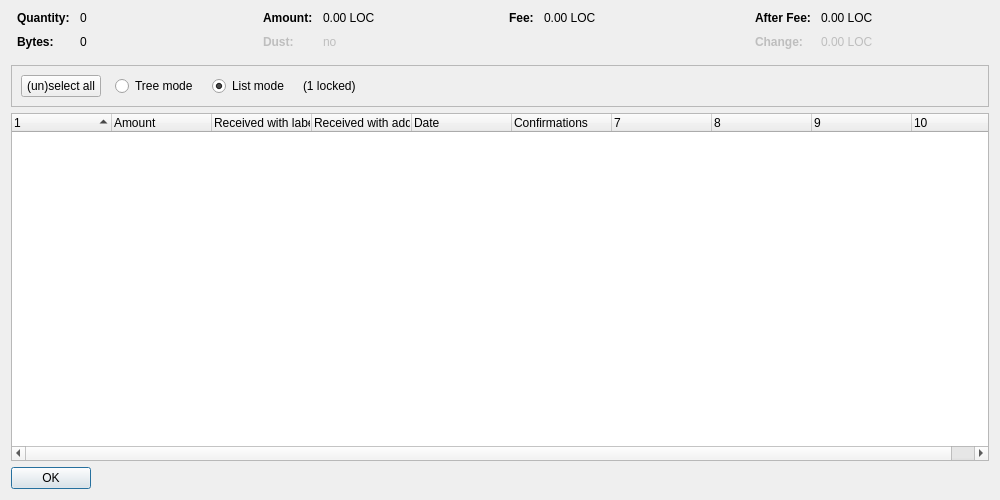
<?xml version="1.0" encoding="UTF-8"?>
<ui version="4.0">
 <class>CoinControlDialog</class>
 <widget class="QDialog" name="CoinControlDialog">
  <property name="geometry">
   <rect>
    <x>0</x>
    <y>0</y>
    <width>1000</width>
    <height>500</height>
   </rect>
  </property>
  <property name="windowTitle">
   <string>Coin Selection</string>
  </property>
  <layout class="QVBoxLayout" name="verticalLayout">
   <item>
    <layout class="QHBoxLayout" name="horizontalLayoutTop" stretch="0,0,0,0">
     <property name="topMargin">
      <number>0</number>
     </property>
     <property name="bottomMargin">
      <number>10</number>
     </property>
     <item>
      <layout class="QFormLayout" name="formLayoutCoinControl1">
       <property name="horizontalSpacing">
        <number>10</number>
       </property>
       <property name="verticalSpacing">
        <number>10</number>
       </property>
       <property name="leftMargin">
        <number>6</number>
       </property>
       <property name="rightMargin">
        <number>6</number>
       </property>
       <item row="0" column="0">
        <widget class="QLabel" name="labelCoinControlQuantityText">
         <property name="font">
          <font>
           <weight>75</weight>
           <bold>true</bold>
          </font>
         </property>
         <property name="text">
          <string>Quantity:</string>
         </property>
        </widget>
       </item>
       <item row="0" column="1">
        <widget class="QLabel" name="labelCoinControlQuantity">
         <property name="cursor">
          <cursorShape>IBeamCursor</cursorShape>
         </property>
         <property name="contextMenuPolicy">
          <enum>Qt::ActionsContextMenu</enum>
         </property>
         <property name="text">
          <string notr="true">0</string>
         </property>
         <property name="textInteractionFlags">
          <set>Qt::LinksAccessibleByMouse|Qt::TextSelectableByKeyboard|Qt::TextSelectableByMouse</set>
         </property>
        </widget>
       </item>
       <item row="1" column="0">
        <widget class="QLabel" name="labelCoinControlBytesText">
         <property name="font">
          <font>
           <weight>75</weight>
           <bold>true</bold>
          </font>
         </property>
         <property name="text">
          <string>Bytes:</string>
         </property>
        </widget>
       </item>
       <item row="1" column="1">
        <widget class="QLabel" name="labelCoinControlBytes">
         <property name="cursor">
          <cursorShape>IBeamCursor</cursorShape>
         </property>
         <property name="contextMenuPolicy">
          <enum>Qt::ActionsContextMenu</enum>
         </property>
         <property name="text">
          <string notr="true">0</string>
         </property>
         <property name="textInteractionFlags">
          <set>Qt::LinksAccessibleByMouse|Qt::TextSelectableByKeyboard|Qt::TextSelectableByMouse</set>
         </property>
        </widget>
       </item>
      </layout>
     </item>
     <item>
      <layout class="QFormLayout" name="formLayoutCoinControl2">
       <property name="horizontalSpacing">
        <number>10</number>
       </property>
       <property name="verticalSpacing">
        <number>10</number>
       </property>
       <property name="leftMargin">
        <number>6</number>
       </property>
       <property name="rightMargin">
        <number>6</number>
       </property>
       <item row="0" column="0">
        <widget class="QLabel" name="labelCoinControlAmountText">
         <property name="font">
          <font>
           <weight>75</weight>
           <bold>true</bold>
          </font>
         </property>
         <property name="text">
          <string>Amount:</string>
         </property>
        </widget>
       </item>
       <item row="0" column="1">
        <widget class="QLabel" name="labelCoinControlAmount">
         <property name="cursor">
          <cursorShape>IBeamCursor</cursorShape>
         </property>
         <property name="contextMenuPolicy">
          <enum>Qt::ActionsContextMenu</enum>
         </property>
         <property name="text">
          <string notr="true">0.00 LOC</string>
         </property>
         <property name="textInteractionFlags">
          <set>Qt::LinksAccessibleByMouse|Qt::TextSelectableByKeyboard|Qt::TextSelectableByMouse</set>
         </property>
        </widget>
       </item>
       <item row="1" column="0">
        <widget class="QLabel" name="labelCoinControlLowOutputText">
         <property name="enabled">
          <bool>false</bool>
         </property>
         <property name="font">
          <font>
           <weight>75</weight>
           <bold>true</bold>
          </font>
         </property>
         <property name="text">
          <string>Dust:</string>
         </property>
        </widget>
       </item>
       <item row="1" column="1">
        <widget class="QLabel" name="labelCoinControlLowOutput">
         <property name="enabled">
          <bool>false</bool>
         </property>
         <property name="cursor">
          <cursorShape>IBeamCursor</cursorShape>
         </property>
         <property name="contextMenuPolicy">
          <enum>Qt::ActionsContextMenu</enum>
         </property>
         <property name="text">
          <string notr="true">no</string>
         </property>
         <property name="textInteractionFlags">
          <set>Qt::LinksAccessibleByMouse|Qt::TextSelectableByKeyboard|Qt::TextSelectableByMouse</set>
         </property>
        </widget>
       </item>
      </layout>
     </item>
     <item>
      <layout class="QFormLayout" name="formLayoutCoinControl3">
       <property name="horizontalSpacing">
        <number>10</number>
       </property>
       <property name="verticalSpacing">
        <number>10</number>
       </property>
       <property name="leftMargin">
        <number>6</number>
       </property>
       <property name="rightMargin">
        <number>6</number>
       </property>
       <item row="0" column="0">
        <widget class="QLabel" name="labelCoinControlFeeText">
         <property name="font">
          <font>
           <weight>75</weight>
           <bold>true</bold>
          </font>
         </property>
         <property name="text">
          <string>Fee:</string>
         </property>
        </widget>
       </item>
       <item row="0" column="1">
        <widget class="QLabel" name="labelCoinControlFee">
         <property name="cursor">
          <cursorShape>IBeamCursor</cursorShape>
         </property>
         <property name="contextMenuPolicy">
          <enum>Qt::ActionsContextMenu</enum>
         </property>
         <property name="text">
          <string notr="true">0.00 LOC</string>
         </property>
         <property name="textInteractionFlags">
          <set>Qt::LinksAccessibleByMouse|Qt::TextSelectableByKeyboard|Qt::TextSelectableByMouse</set>
         </property>
        </widget>
       </item>
      </layout>
     </item>
     <item>
      <layout class="QFormLayout" name="formLayoutCoinControl4">
       <property name="horizontalSpacing">
        <number>10</number>
       </property>
       <property name="verticalSpacing">
        <number>10</number>
       </property>
       <property name="leftMargin">
        <number>6</number>
       </property>
       <property name="rightMargin">
        <number>6</number>
       </property>
       <item row="0" column="0">
        <widget class="QLabel" name="labelCoinControlAfterFeeText">
         <property name="font">
          <font>
           <weight>75</weight>
           <bold>true</bold>
          </font>
         </property>
         <property name="text">
          <string>After Fee:</string>
         </property>
        </widget>
       </item>
       <item row="0" column="1">
        <widget class="QLabel" name="labelCoinControlAfterFee">
         <property name="cursor">
          <cursorShape>IBeamCursor</cursorShape>
         </property>
         <property name="contextMenuPolicy">
          <enum>Qt::ActionsContextMenu</enum>
         </property>
         <property name="text">
          <string notr="true">0.00 LOC</string>
         </property>
         <property name="textInteractionFlags">
          <set>Qt::LinksAccessibleByMouse|Qt::TextSelectableByKeyboard|Qt::TextSelectableByMouse</set>
         </property>
        </widget>
       </item>
       <item row="1" column="0">
        <widget class="QLabel" name="labelCoinControlChangeText">
         <property name="enabled">
          <bool>false</bool>
         </property>
         <property name="font">
          <font>
           <weight>75</weight>
           <bold>true</bold>
          </font>
         </property>
         <property name="text">
          <string>Change:</string>
         </property>
        </widget>
       </item>
       <item row="1" column="1">
        <widget class="QLabel" name="labelCoinControlChange">
         <property name="enabled">
          <bool>false</bool>
         </property>
         <property name="cursor">
          <cursorShape>IBeamCursor</cursorShape>
         </property>
         <property name="contextMenuPolicy">
          <enum>Qt::ActionsContextMenu</enum>
         </property>
         <property name="text">
          <string notr="true">0.00 LOC</string>
         </property>
         <property name="textInteractionFlags">
          <set>Qt::LinksAccessibleByMouse|Qt::TextSelectableByKeyboard|Qt::TextSelectableByMouse</set>
         </property>
        </widget>
       </item>
      </layout>
     </item>
    </layout>
   </item>
   <item>
    <widget class="QFrame" name="frame">
     <property name="minimumSize">
      <size>
       <width>0</width>
       <height>40</height>
      </size>
     </property>
     <property name="frameShape">
      <enum>QFrame::StyledPanel</enum>
     </property>
     <property name="frameShadow">
      <enum>QFrame::Sunken</enum>
     </property>
     <layout class="QHBoxLayout" name="horizontalLayout">
      <item>
       <layout class="QHBoxLayout" name="horizontalLayoutPanel" stretch="0,0,0,0,0">
        <property name="spacing">
         <number>14</number>
        </property>
        <item>
         <widget class="QPushButton" name="pushButtonSelectAll">
          <property name="sizePolicy">
           <sizepolicy hsizetype="Maximum" vsizetype="Fixed">
            <horstretch>0</horstretch>
            <verstretch>0</verstretch>
           </sizepolicy>
          </property>
          <property name="text">
           <string>(un)select all</string>
          </property>
          <property name="autoDefault">
           <bool>false</bool>
          </property>
         </widget>
        </item>
        <item>
         <widget class="QRadioButton" name="radioTreeMode">
          <property name="sizePolicy">
           <sizepolicy hsizetype="Maximum" vsizetype="Fixed">
            <horstretch>0</horstretch>
            <verstretch>0</verstretch>
           </sizepolicy>
          </property>
          <property name="text">
           <string>Tree mode</string>
          </property>
         </widget>
        </item>
        <item>
         <widget class="QRadioButton" name="radioListMode">
          <property name="sizePolicy">
           <sizepolicy hsizetype="Maximum" vsizetype="Fixed">
            <horstretch>0</horstretch>
            <verstretch>0</verstretch>
           </sizepolicy>
          </property>
          <property name="text">
           <string>List mode</string>
          </property>
          <property name="checked">
           <bool>true</bool>
          </property>
         </widget>
        </item>
        <item>
         <widget class="QLabel" name="labelLocked">
          <property name="text">
           <string notr="true">(1 locked)</string>
          </property>
         </widget>
        </item>
        <item>
         <spacer name="horizontalSpacer">
          <property name="orientation">
           <enum>Qt::Horizontal</enum>
          </property>
          <property name="sizeHint" stdset="0">
           <size>
            <width>40</width>
            <height>20</height>
           </size>
          </property>
         </spacer>
        </item>
       </layout>
      </item>
     </layout>
    </widget>
   </item>
   <item>
    <widget class="CoinControlTreeWidget" name="treeWidget">
     <property name="contextMenuPolicy">
      <enum>Qt::CustomContextMenu</enum>
     </property>
     <property name="sortingEnabled">
      <bool>false</bool>
     </property>
     <property name="columnCount">
      <number>10</number>
     </property>
     <attribute name="headerShowSortIndicator" stdset="0">
      <bool>true</bool>
     </attribute>
     <attribute name="headerStretchLastSection">
      <bool>false</bool>
     </attribute>
     <column>
      <property name="text">
       <string/>
      </property>
     </column>
     <column>
      <property name="text">
       <string>Amount</string>
      </property>
     </column>
     <column>
      <property name="text">
       <string>Received with label</string>
      </property>
     </column>
     <column>
      <property name="text">
       <string>Received with address</string>
      </property>
     </column>
     <column>
      <property name="text">
       <string>Date</string>
      </property>
     </column>
     <column>
      <property name="text">
       <string>Confirmations</string>
      </property>
      <property name="toolTip">
       <string>Confirmed</string>
      </property>
     </column>
     <column>
      <property name="text">
       <string/>
      </property>
     </column>
     <column>
      <property name="text">
       <string/>
      </property>
     </column>
     <column>
      <property name="text">
       <string/>
      </property>
     </column>
     <column>
      <property name="text">
       <string/>
      </property>
     </column>
    </widget>
   </item>
   <item>
    <widget class="QDialogButtonBox" name="buttonBox">
     <property name="sizePolicy">
      <sizepolicy hsizetype="Maximum" vsizetype="Fixed">
       <horstretch>0</horstretch>
       <verstretch>0</verstretch>
      </sizepolicy>
     </property>
     <property name="orientation">
      <enum>Qt::Horizontal</enum>
     </property>
     <property name="standardButtons">
      <set>QDialogButtonBox::Ok</set>
     </property>
    </widget>
   </item>
  </layout>
 </widget>
 <customwidgets>
  <customwidget>
   <class>CoinControlTreeWidget</class>
   <extends>QTreeWidget</extends>
   <header>coincontroltreewidget.h</header>
  </customwidget>
 </customwidgets>
 <resources/>
 <connections/>
</ui>
